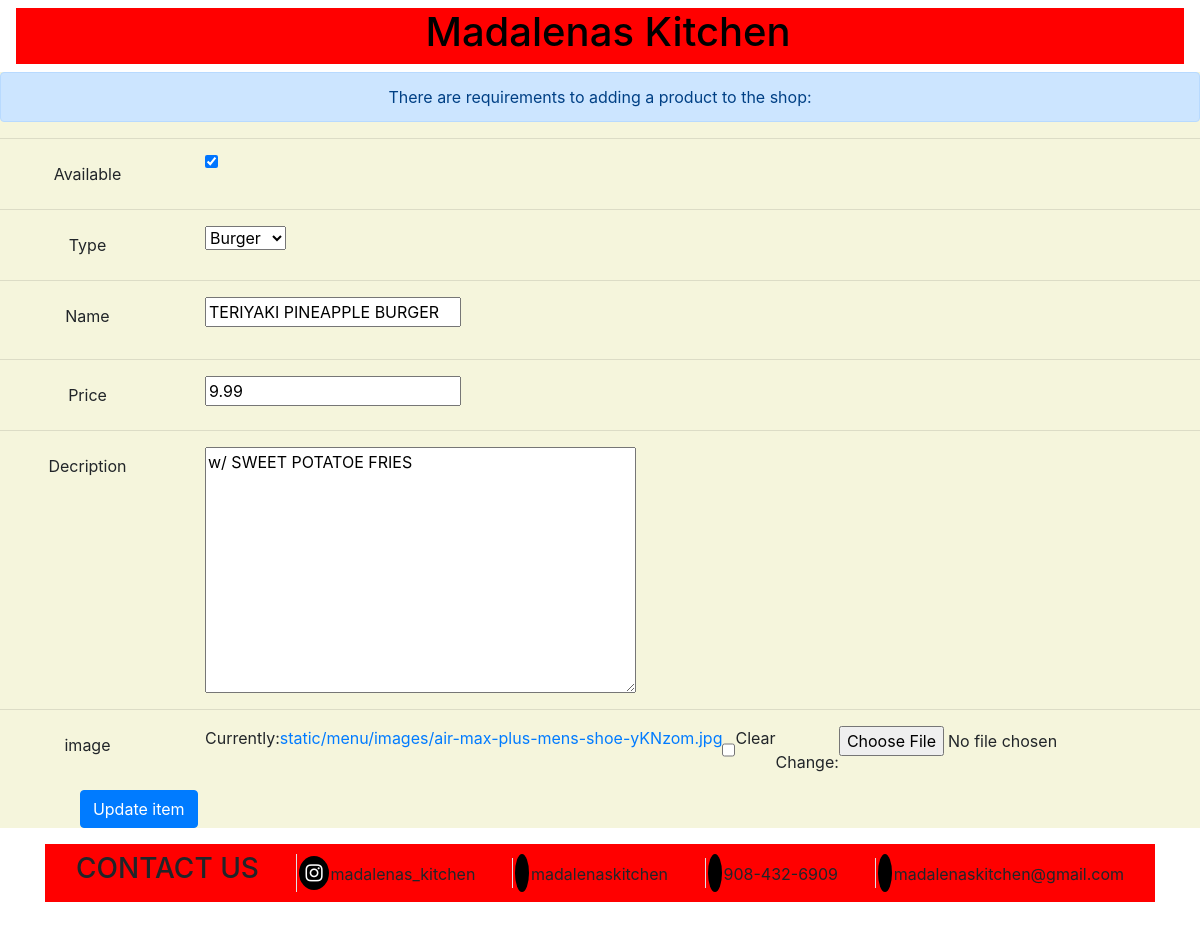
The app's page /update/d68ef410-f59f-40f4-bce3-0ba5c45b9fc7 (signed in) with its own data.
### menu/models.py (models this page shows, shortened)
class FoodsofTheWeek(models.Model):
    menuTimes = (
        ('Burger', 'Burger'),
        ('Dessert', 'Dessert'),
    )
    id = models.UUIDField(primary_key=True, default=uuid.uuid4, editable=False)
    available = models.BooleanField(default=False)
    type = models.CharField(max_length=100, db_index=True, choices=menuTimes, default=None)
    name = models.CharField(max_length=200, db_index=True)
    price = models.DecimalField(max_digits=10, decimal_places=2)
    description = models.TextField(blank=True)
    image = models.ImageField(upload_to='static\menu\images', blank=True, null=True)
    class Meta:
        ordering = ['name']

### menu/views.py (the view, shortened to what this page needs)
# urls.py: path('update/<str:pk>', views.editMenu, name='update'),
@login_required(login_url='login')
def editMenu(request, pk):
    try:
        item = MenuItem.objects.get(id=pk)
        iform = MenuItemForm(instance=item)
        if request.method == "POST":
            iform = MenuItemForm(request.POST, request.FILES, instance=item)
            if iform.is_valid():
                iform.save()
                return redirect('/menu-controls/')
            else:
                print('in here')
            print("done")
    except:
        item = FoodsofTheWeek.objects.get(id=pk)
        iform = FoodsOfTheWeekForm(instance=item)
        print("done")
    return render(request, 'menupages/item-update.html', {'item': iform})

### menu/forms.py
class FoodsOfTheWeekForm(ModelForm):
    class Meta:
        model = FoodsofTheWeek
        fields = ['available', 'type', 'name', 'price', 'description', 'image']

### menu/templates/menupages/item-update.html (shortened to what this page needs)
{% extends 'menupages/navbar.html' %}
{% load static %}
{%  block content %}
<head>
</head>
<body style="text-align: center;">
    <form action="" method="post" style="background: beige;" enctype='multipart/form-data'>{% csrf_token %}
                <div class="alert alert-primary" role="alert">
                  There are requirements to adding a product to the shop:
                </div>
    <hr style="">
    <div class="form-group row">
        <label class="col-sm-2 col-form-label">Available</label>
        <div class="col-sm-10">
            <div class="input-group">
                {{item.available}}
            </div>
        </div>
    </div>
    <hr>
    <div class="form-group row">
        <label class="col-sm-2 col-form-label">Type</label>
        <div class="col-sm-10">
            <div class="input-group">
                {{item.type}}
            </div>
        </div>
    </div>
    <hr>
    <div class="form-group row">
        <label class="col-sm-2 col-form-label">Name</label>
        <div class="col-sm-2">
            <div class="form-group">
                {{item.name}}
            </div>
        </div>
    </div>
    <hr>
    <div class="form-group row">
        <label class="col-sm-2 col-form-label">Price</label>
        <div class="col-sm-10">
            <div class="input-group">
                {{item.price}}
            </div>
        </div>
    </div>
    <hr>
    <div class="form-group row">
        <label class="col-sm-2 col-form-label">Decription</label>
        <div class="col-sm-10">
            <div class="input-group">
                {{item.description}}
            </div>
        </div>
    </div>
    <hr>
    <div class="form-group row">
        <label class="col-sm-2 col-form-label">image</label>
        <div class="col-sm-10">
            <div class="input-group">
                {{item.image}}
            </div>
        </div>
    </div>
    <div class="form-group row">
        <div class="col-sm-3">
            <button class="btn btn-primary" type="submit">Update item</button>
        </div>
    </div>
</form>
</body>
{% endblock %}

### records on screen
FoodsofTheWeek: available "☑", type "Burger", name "TERIYAKI PINEAPPLE BURGER", price "9.99", description "w/ SWEET POTATOE FRIES"
